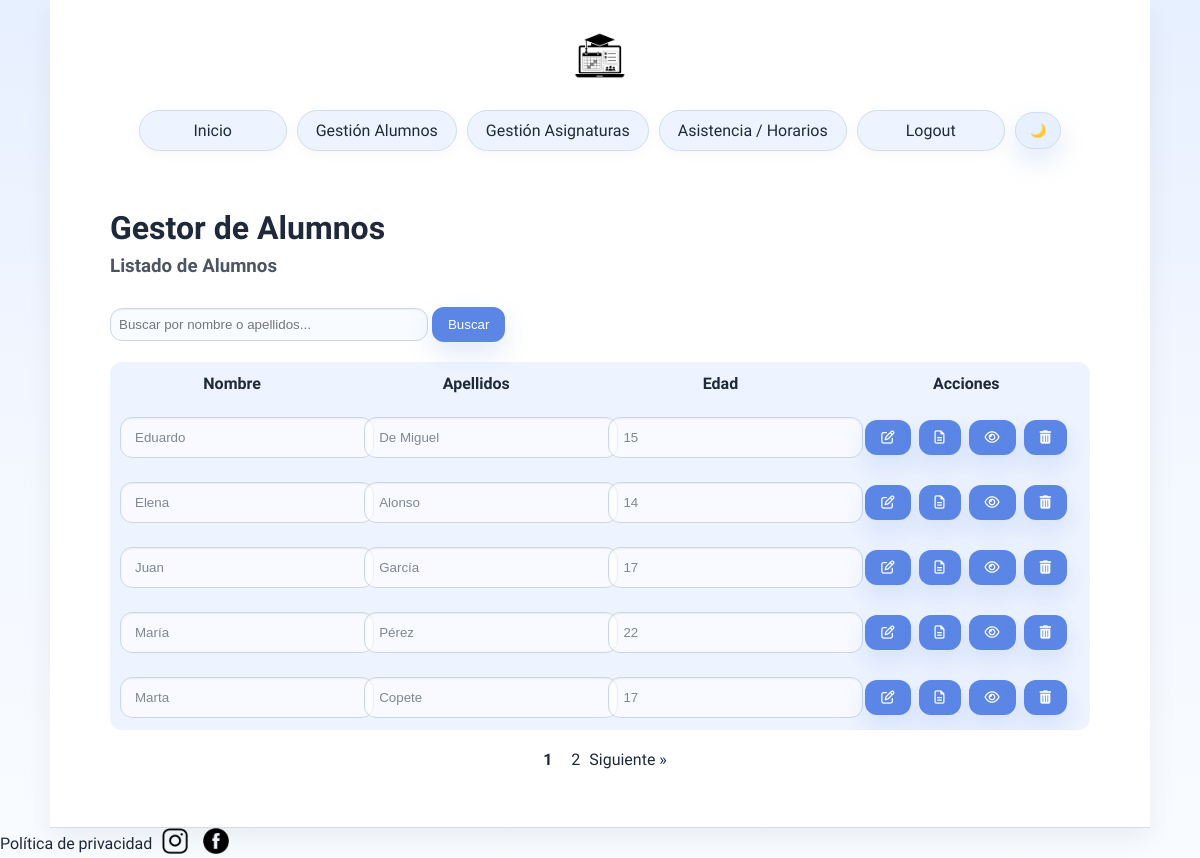
Page /editorAlumnos.php (signed in) on the committed database.
### tables this page shows
CREATE TABLE `Alumno` (
  `id` int(5) UNSIGNED NOT NULL,
  `nombre` varchar(255) NOT NULL,
  `apellidos` varchar(255) NOT NULL,
  `edad` int(3) UNSIGNED NOT NULL
);

### models/mysqlConnect.php (called while the page is built, shortened)
<?php
    class mysqlConn{
        private $msqli;
        public function __construct(){
            $this->server = getenv('DB_HOST') !== false ? getenv('DB_HOST') : 'localhost';
            $this->user = getenv('DB_USER') !== false ? getenv('DB_USER') : 'root';
            $this->password = getenv('DB_PASSWORD') !== false ? getenv('DB_PASSWORD') : '';
            $this->database = getenv('DB_NAME') !== false ? getenv('DB_NAME') : 'almamater';
            $this->msqli = new mysqli($this->server, $this->user, $this->password, $this->database);
            $this->msqli->set_charset("utf8");
    }
    public function preparar($sql){
        try {
            return $this->msqli->prepare($sql);
        } catch (mysqli_sql_exception $e) {
            error_log("Error SQL al preparar sentencia: " . $e->getMessage());
            return false;
        }
    }
}
?>

### controllers/AlumnoController.php (called while the page is built, shortened)
<?php
require_once(__DIR__ . "/../models/mysqlConnect.php");
class AlumnoController {
    private $conexion;
    public function __construct() {
        $this->conexion = new mysqlConn();
    }
    public function buscarAlumnos($termino = '', $pagina = 1, $porPagina = 10) {
        $offset = ($pagina - 1) * $porPagina;
        if ($termino) {
            $stmt = $this->conexion->preparar("SELECT id, nombre, apellidos, edad, email FROM Alumno WHERE nombre LIKE ? OR apellidos LIKE ? ORDER BY nombre ASC LIMIT ? OFFSET ?");
            if (!$stmt) return false;
            $terminoLike = "%$termino%";
            $stmt->bind_param("ssii", $terminoLike, $terminoLike, $porPagina, $offset);
        } else {
            $stmt = $this->conexion->preparar("SELECT id, nombre, apellidos, edad, email FROM Alumno ORDER BY nombre ASC LIMIT ? OFFSET ?");
            $stmt->bind_param("ii", $porPagina, $offset);
        }
        $stmt->execute();
        $result = $stmt->get_result();
        return $result;
    }
    public function contarAlumnos($termino = '') {
        if ($termino) {
            $stmt = $this->conexion->preparar("SELECT COUNT(*) as total FROM Alumno WHERE nombre LIKE ? OR apellidos LIKE ?");
            if (!$stmt) return 0;
            $terminoLike = "%$termino%";
            $stmt->bind_param("ss", $terminoLike, $terminoLike);
        } else {
            $stmt = $this->conexion->preparar("SELECT COUNT(*) as total FROM Alumno");
        }
        $stmt->execute();
        $result = $stmt->get_result();
        $row = $result->fetch_assoc();
        return $row['total'];
    }
    public function getNumeroExamenes($idAlumno) {
        $stmt = $this->conexion->preparar("SELECT COUNT(*) as total FROM Examen WHERE idAlumno = ?");
        $idInt = intval($idAlumno);
        $stmt->bind_param("i", $idInt);
        $stmt->execute();
        $result = $stmt->get_result();
        $row = $result->fetch_assoc();
        return $row['total'];
    }
}
?>

### editorAlumnos.php (the view, shortened to what this page needs)
<?php
require("views/cabecera.php");
require_once("controllers/AlumnoController.php");
$alumnoController = new AlumnoController();
$termino = isset($_GET['buscar']) ? trim($_GET['buscar']) : '';
$pagina = isset($_GET['pagina']) ? max(1, intval($_GET['pagina'])) : 1;
$porPagina = 5;
$totalAlumnos = $alumnoController->contarAlumnos($termino);
$totalPaginas = ceil($totalAlumnos / $porPagina);
$alumnos = $alumnoController->buscarAlumnos($termino, $pagina, $porPagina);
function mostrarBotonModificar($id)
{
    echo '<button type="button" class="btn-editar" title="Editar"><i class="fa fa-pencil-square-o" aria-hidden="true"></i></button>';
}
function mostrarRealizarExamen($id)
{
    echo '<button type="submit" name="realizarExamen"><i class="fa fa-file-text-o" aria-hidden="true"></i></button>';
}
function mostrarBotonExamenesRealizados($id)
{
    echo '<button type="submit" name="verExamenesAlumno"><i class="fa fa-eye" aria-hidden="true"></i></button>';
}
function mostrarBotonEliminarAlumno($id)
{
    echo '<button type="submit" name="eliminarAlumno"><i class="fa fa-trash" aria-hidden="true"></i></button>';
}
?>
<div id="contenido">
    <h1>Gestor de Alumnos</h1>
    <h3>Listado de Alumnos</h3>
    <form method="GET" style="margin: 20px 0;">
        <input type="text" name="buscar" placeholder="Buscar por nombre o apellidos..." value="<?php echo htmlspecialchars($termino); ?>" style="width: 300px; padding: 8px;">
        <button type="submit">Buscar</button>
    </form>
    <table id="tablaAlumnos">
        <tr>
            <td id="filaAlumnos">Nombre</td>
            <td id="filaAlumnos">Apellidos</td>
            <td id="filaAlumnos">Edad</td>
            <td id="filaAlumnos">Acciones</td>
        </tr>
            <?php
            while ($alumno = $alumnos->fetch_assoc()) {
                $idAlumno = $alumno["id"];
                echo '<form action="controllers/accionesAlumno.php" method="post">';
                echo '<tr>';
                echo '<td id="filaAlumnos"><input type="text" name="nombre" value="' . htmlspecialchars($alumno["nombre"]) . '" disabled></td>';
                echo '<td id="filaAlumnos"><input type="text" name="apellidos" value="' . htmlspecialchars($alumno["apellidos"]) . '" disabled></td>';
                echo '<td id="filaAlumnos"><input type="text" name="edad" value="' . htmlspecialchars($alumno["edad"]) . '" disabled></td>';
                echo '<td id="filaAlumnos">';
                mostrarBotonModificar($idAlumno);
                mostrarRealizarExamen($idAlumno);
                $numeroExamenes = $alumnoController->getNumeroExamenes($idAlumno);
                if ($numeroExamenes > 0)
                    mostrarBotonExamenesRealizados($idAlumno);
                mostrarBotonEliminarAlumno($idAlumno);
                echo '</td></tr>';
                echo '</form>';
            }
            ?>
    </table>
    <?php if ($totalPaginas > 1): ?>
    <div style="margin-top: 20px; text-align: center;">
        <?php for ($i = max(1, $pagina-2); $i <= min($totalPaginas, $pagina+2); $i++): ?>
            <?php if ($i == $pagina): ?>
                <strong style="margin: 0 10px;"><?php echo $i; ?></strong>
            <?php else: ?>
                <a href="?buscar=<?php echo urlencode($termino); ?>&pagina=<?php echo $i; ?>" style="margin: 0 5px;"><?php echo $i; ?></a>
            <?php endif; ?>
        <?php endfor; ?>
        <?php if ($pagina < $totalPaginas): ?>
            <a href="?buscar=<?php echo urlencode($termino); ?>&pagina=<?php echo $pagina+1; ?>">Siguiente »</a>
        <?php endif; ?>
    </div>
    <?php endif; ?>
</div>
</div>
<?php require("views/pieDePagina.php"); ?>
</html>

### academia.css (style rules this page uses)
:root { --page-bg: linear-gradient(180deg, #e7f0ff 0%, #f3f7ff 50%, #f8fcff 100%); --text-color: #1e293b; --muted-color: #4b5563; --card-bg: #ffffff; --card-text: #0f172a; --border-color: #d2dde8; --input-bg: #f8fbff; --input-border: #cbd7e8; --input-text: #1e293b; --link-color: #1e293b; --link-hover: #3f6de1; --primary-color: #5b86e5; --primary-contrast: #ffffff; --success-color: #22c55e; --danger-color: #ef4444; --hover-bg: #e7f0ff; --table-row-bg: #f6fbff; --table-header-bg: #eef4ff; --shadow: 0 18px 40px rgba(15, 23, 42, 0.08); --shadow-soft: 0 10px 26px rgba(15, 23, 42, 0.06); --hero-bg: #eef4ff; }
body { min-height: 100vh; margin: 0; font-family: 'Actor', Arial, sans-serif; color: var(--text-color); background: var(--page-bg); transition: background 0.3s ease, color 0.3s ease; }
#cabecera, #contenido, #piePagina { max-width: 1100px; margin: 0 auto; padding: 0 20px; }
#contenido { clear: both; margin: 20px auto 40px; color: var(--text-color); width: 100%; max-width: 980px; }
a { text-decoration: none; color: var(--link-color); }
table { width: 100%; margin-top: 16px; background: var(--card-bg); border-radius: 12px; border-collapse: collapse; overflow: hidden; box-shadow: 0 6px 18px var(--shadow); }
td { text-align: center; padding: 12px 10px; border-bottom: 1px solid var(--border-color); color: var(--text-color); }
#filaAlumnos { font-weight: 600; background: var(--table-header-bg); color: var(--text-color); border-bottom: none; }
td button { margin: 0 4px; }
.btn-editar { background: var(--primary-color); }
.btn-editar i, .btn-guardar i, .btn-cancelar i { pointer-events: none; }
h1 { margin: 10px 0 6px 0; font-size: clamp(2rem, 2.4vw, 3rem); }
h3 { margin: 8px 0 10px 0; color: var(--muted-color); }
input[type="text"], input[type="number"], input[type="date"], select { padding: 12px 14px; border: 1px solid var(--input-border); border-radius: 12px; outline: none; width: 100%; max-width: 100%; background: var(--input-bg); color: var(--input-text); box-shadow: inset 0 1px 2px rgba(15,23,42,0.06); }
form button, form input[type="submit"] { margin-top: 10px; }
input[disabled] { background: rgba(255,255,255,0.6); color: rgba(31, 41, 55, 0.55); }
button, input[type="submit"] { padding: 10px 16px; border: none; border-radius: 12px; background: var(--primary-color); color: var(--primary-contrast); cursor: pointer; box-shadow: 0 12px 26px rgba(91,134,229,0.18); transition: filter 0.2s ease, transform 0.2s ease; }

### rows in the picture
alumno: nombre "Eduardo", apellidos "De Miguel", edad "15"
alumno: nombre "Elena", apellidos "Alonso", edad "14"
alumno: nombre "Juan", apellidos "García", edad "17"
alumno: nombre "María", apellidos "Pérez", edad "22"
alumno: nombre "Marta", apellidos "Copete", edad "17"
